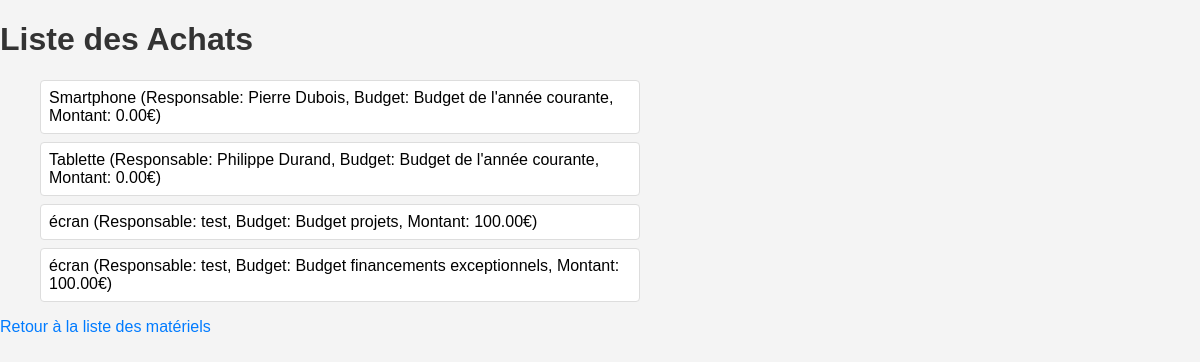
Before: /pret/budget/list/ with the older database file.
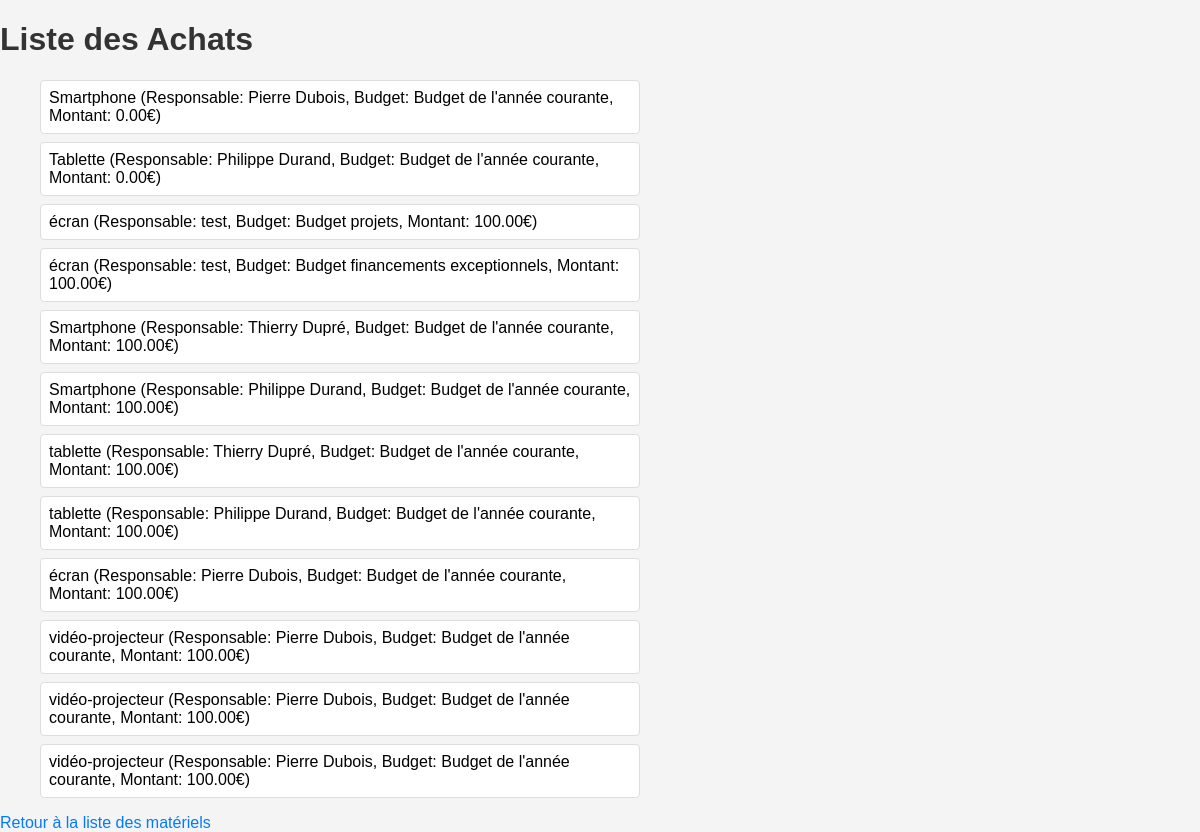
After: the same page with the newer database file.
### pret/models.py (models this page shows, shortened)
class Materiel(models.Model):
    BUDGET_CHOICES = [
        ('annee_courante', 'Budget de l\'année courante'),
        ('projet', 'Budget projets'),
        ('exceptionnel', 'Budget financements exceptionnels'),
    ]
    nom = models.CharField(max_length=100)
    responsable = models.ForeignKey(Enseignant, on_delete=models.SET_NULL, null=True, related_name='materiels')
    salle_actuelle = models.ForeignKey(Salle, on_delete=models.SET_NULL, null=True, related_name='materiels')
    possesseur_actuel = models.ForeignKey(Enseignant, on_delete=models.SET_NULL, null=True, related_name='materiel_possede', blank=True)
    budget = models.CharField(max_length=20, choices=BUDGET_CHOICES, default='annee_courante')
    montant = models.DecimalField(max_digits=10, decimal_places=2, default=0.00)
    accessoires = models.ManyToManyField(Accessoire, blank=True)

class Enseignant(models.Model):
    nom = models.CharField(max_length=100)

### pret/views.py (the view)
# urls.py: path('budget/list/', views.budget_list, name='budget_list'),
def budget_list(request):
    materiels = Materiel.objects.all()
    return render(request, 'pret/budget_list.html', {'materiels': materiels})

### pret/templates/pret/budget_list.html (shortened to what this page needs)
<!DOCTYPE html>
<html>
<head>
    {% load static %}
    <link rel="stylesheet" type="text/css" href="{% static 'styles.css' %}">
</head>
<body>
    <h1>Liste des Achats</h1>
    <ul>
        {% for materiel in materiels %}
        <li>
            {{ materiel.nom }} (Responsable: {{ materiel.responsable.nom }}, Budget: {{ materiel.get_budget_display }}, Montant: {{ materiel.montant }}€)
        </li>
        {% endfor %}
    </ul>
    <a href="{% url 'index' %}">Retour à la liste des matériels</a>
</body>
</html>

### pret/static/styles.css (style rules this page uses)
body { font-family: Arial, sans-serif; background-color: #f4f4f4; margin: 0; padding: 0; }
h1, h2, h3 { color: #333; }
ul { list-style-type: none; padding-left: 40px; padding-right: 40px; width: 50%; }
li { background: #fff; margin: 0.5rem 0; padding: 0.5rem; border: 1px solid #ddd; border-radius: 4px; overflow: hidden; }
a { text-decoration: none; color: #007bff; }

Changed rows visible on the page:
added Materiel: nom "Smartphone", responsable.nom "Thierry Dupré", budget "Budget de l'année courante", montant "100.00"
added Materiel: nom "Smartphone", responsable.nom "Philippe Durand", budget "Budget de l'année courante", montant "100.00"
added Materiel: nom "tablette", responsable.nom "Thierry Dupré", budget "Budget de l'année courante", montant "100.00"
added Materiel: nom "tablette", responsable.nom "Philippe Durand", budget "Budget de l'année courante", montant "100.00"
added Materiel: nom "écran", responsable.nom "Pierre Dubois", budget "Budget de l'année courante", montant "100.00"
added Materiel: nom "vidéo-projecteur", responsable.nom "Pierre Dubois", budget "Budget de l'année courante", montant "100.00"
added Materiel: nom "vidéo-projecteur", responsable.nom "Pierre Dubois", budget "Budget de l'année courante", montant "100.00"
added Materiel: nom "vidéo-projecteur", responsable.nom "Pierre Dubois", budget "Budget de l'année courante", montant "100.00"
